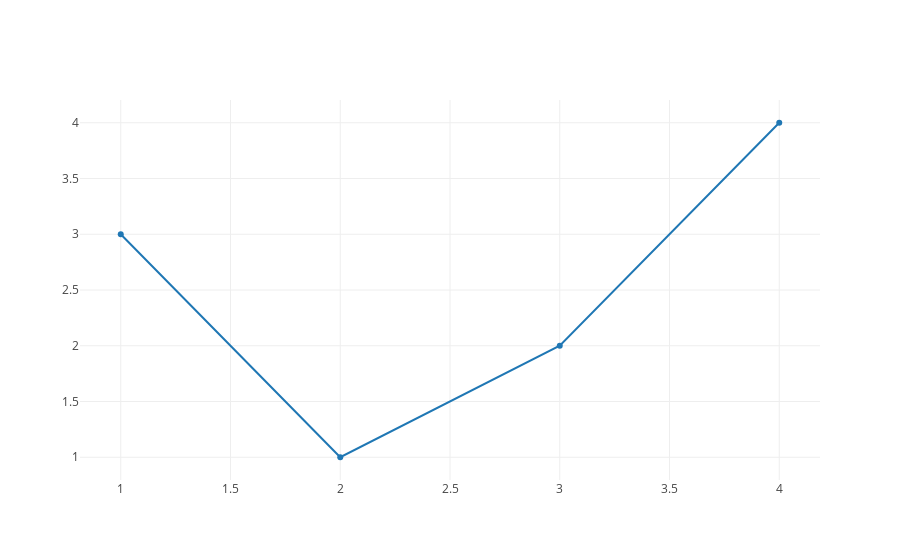

The notebook cell this image was saved under:
### Markdown cell above
Now let's discuss how a trace represents data.  In the `trace` in the code below, we plot four points.  Notice that we provide the $x$ and $y$ coordinates in two separate attributes of the dictionary.  Change around the data to get a feel for how it works.

### Code cell
trace = {'x': [1,2,3,4], 'y': [3, 1, 2, 4]}

plotly.offline.iplot([
    trace
])

### Figure 1 — Plotly figure (JSON) as saved in the notebook; plotly's stock layout.template omitted (floating-point values rounded to 4 significant figures)
{"data": [{"type": "scatter", "uid": "9ae6d0d6-b564-11e8-b77d-0242ac110025", "x": [1, 2, 3, 4], "y": [3, 1, 2, 4]}], "layout": {}}
